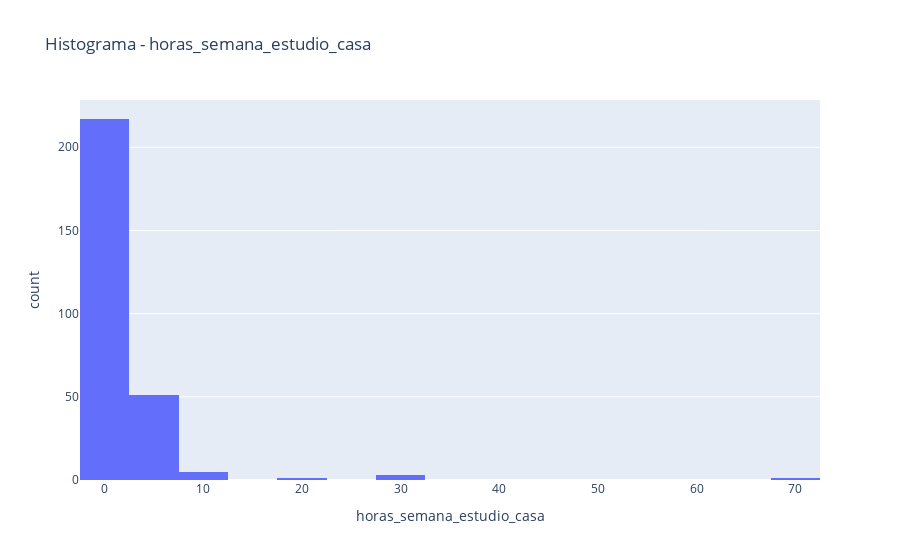

Write notebook code for a chart like this one.
### Code cell
eda.plot_histograms(df_imputed, variables_numericas)

### Figure 1 — Plotly figure (JSON) as saved in the notebook; plotly's stock layout.template omitted (floating-point values rounded to 4 significant figures; data arrays with more than 128 entries replaced by an {"elided": "..."} marker saying what was removed)
{"data": [{"bingroup": "x", "hovertemplate": "horas_semana_estudio_casa=%{x}<br>count=%{y}<extra></extra>", "legendgroup": "", "marker": {"color": "#636efa", "pattern": {"shape": ""}}, "name": "", "nbinsx": 20, "orientation": "v", "showlegend": false, "type": "histogram", "x": {"elided": "363 float values"}, "xaxis": "x", "yaxis": "y"}], "layout": {"barmode": "relative", "legend": {"tracegroupgap": 0}, "title": {"text": "Histograma - horas_semana_estudio_casa"}, "xaxis": {"anchor": "y", "domain": [0, 1], "title": {"text": "horas_semana_estudio_casa"}}, "yaxis": {"anchor": "x", "domain": [0, 1], "title": {"text": "count"}}}}
